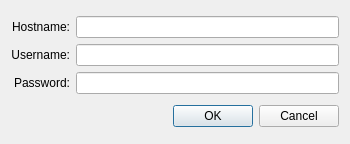
<?xml version="1.0" encoding="UTF-8"?>
<ui version="4.0">
 <class>ConnectionDialog</class>
 <widget class="QDialog" name="ConnectionDialog">
  <property name="geometry">
   <rect>
    <x>0</x>
    <y>0</y>
    <width>350</width>
    <height>144</height>
   </rect>
  </property>
  <property name="sizePolicy">
   <sizepolicy hsizetype="Preferred" vsizetype="Preferred">
    <horstretch>0</horstretch>
    <verstretch>0</verstretch>
   </sizepolicy>
  </property>
  <property name="minimumSize">
   <size>
    <width>350</width>
    <height>144</height>
   </size>
  </property>
  <property name="maximumSize">
   <size>
    <width>350</width>
    <height>144</height>
   </size>
  </property>
  <property name="windowTitle">
   <string>Connect to MySQL Server</string>
  </property>
  <property name="modal">
   <bool>true</bool>
  </property>
  <layout class="QVBoxLayout" name="verticalLayout">
   <item>
    <layout class="QGridLayout" name="UpperLayout">
     <item row="0" column="1">
      <widget class="QLineEdit" name="HostnameLineEdit"/>
     </item>
     <item row="1" column="1">
      <widget class="QLineEdit" name="UsernameLineEdit"/>
     </item>
     <item row="2" column="1">
      <widget class="QLineEdit" name="PasswordLineEdit">
       <property name="echoMode">
        <enum>QLineEdit::EchoMode::Password</enum>
       </property>
       <property name="clearButtonEnabled">
        <bool>false</bool>
       </property>
      </widget>
     </item>
     <item row="2" column="0">
      <widget class="QLabel" name="PasswordLabel">
       <property name="text">
        <string>Password:</string>
       </property>
       <property name="alignment">
        <set>Qt::AlignmentFlag::AlignRight|Qt::AlignmentFlag::AlignTrailing|Qt::AlignmentFlag::AlignVCenter</set>
       </property>
      </widget>
     </item>
     <item row="0" column="0">
      <widget class="QLabel" name="HostnameLabel">
       <property name="layoutDirection">
        <enum>Qt::LayoutDirection::LeftToRight</enum>
       </property>
       <property name="text">
        <string>Hostname:</string>
       </property>
       <property name="alignment">
        <set>Qt::AlignmentFlag::AlignRight|Qt::AlignmentFlag::AlignTrailing|Qt::AlignmentFlag::AlignVCenter</set>
       </property>
      </widget>
     </item>
     <item row="1" column="0">
      <widget class="QLabel" name="UsernameLabel">
       <property name="text">
        <string>Username:</string>
       </property>
       <property name="alignment">
        <set>Qt::AlignmentFlag::AlignRight|Qt::AlignmentFlag::AlignTrailing|Qt::AlignmentFlag::AlignVCenter</set>
       </property>
      </widget>
     </item>
    </layout>
   </item>
   <item>
    <layout class="QHBoxLayout" name="LowerLayout">
     <property name="sizeConstraint">
      <enum>QLayout::SizeConstraint::SetDefaultConstraint</enum>
     </property>
     <item>
      <spacer name="HorizontalSpacer">
       <property name="orientation">
        <enum>Qt::Orientation::Horizontal</enum>
       </property>
       <property name="sizeHint" stdset="0">
        <size>
         <width>40</width>
         <height>20</height>
        </size>
       </property>
      </spacer>
     </item>
     <item>
      <widget class="QPushButton" name="ConnectButton">
       <property name="text">
        <string>OK</string>
       </property>
      </widget>
     </item>
     <item>
      <widget class="QPushButton" name="CancelButton">
       <property name="text">
        <string>Cancel</string>
       </property>
      </widget>
     </item>
    </layout>
   </item>
  </layout>
 </widget>
 <resources/>
 <connections/>
</ui>
